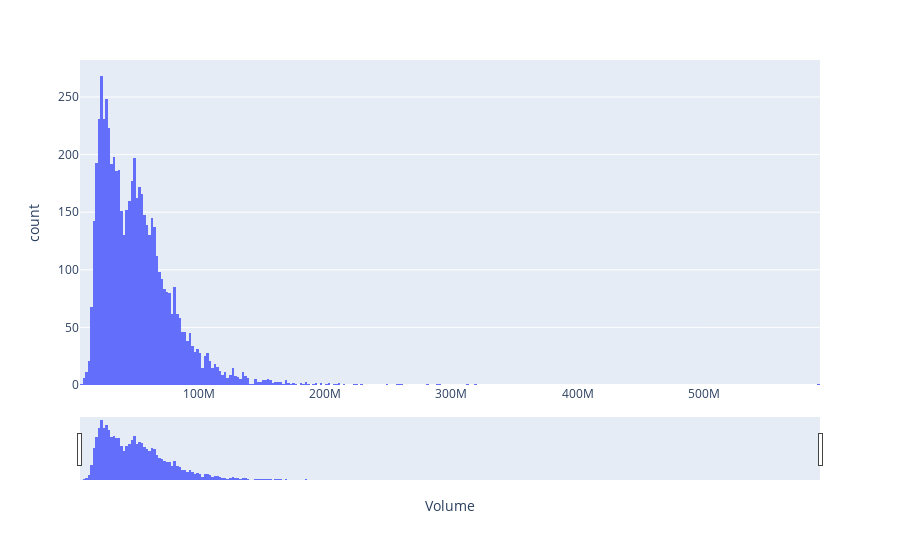

The notebook cell this image was saved under:
### Code cell
fig = px.histogram(df, x='Volume')

fig.update_xaxes(
    rangeslider_visible=True,
)

fig.show()

### Figure 1 — Plotly figure (JSON) as saved in the notebook; plotly's stock layout.template omitted (floating-point values rounded to 4 significant figures; data arrays with more than 128 entries replaced by an {"elided": "..."} marker saying what was removed)
{"data": [{"alignmentgroup": "True", "bingroup": "x", "hovertemplate": "Volume=%{x}<br>count=%{y}<extra></extra>", "legendgroup": "", "marker": {"color": "#636efa", "pattern": {"shape": ""}}, "name": "", "offsetgroup": "", "orientation": "v", "showlegend": false, "type": "histogram", "x": {"elided": "6012 int values"}, "xaxis": "x", "yaxis": "y"}], "layout": {"barmode": "relative", "legend": {"tracegroupgap": 0}, "margin": {"t": 60}, "xaxis": {"anchor": "y", "domain": [0, 1], "rangeslider": {"visible": true}, "title": {"text": "Volume"}}, "yaxis": {"anchor": "x", "domain": [0, 1], "title": {"text": "count"}}}}
